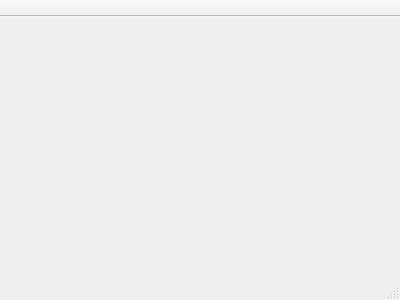
<?xml version="1.0" encoding="UTF-8"?>
<ui version="4.0">
 <class>MainWindow</class>
 <widget class="QMainWindow" name="MainWindow">
  <property name="geometry">
   <rect>
    <x>0</x>
    <y>0</y>
    <width>400</width>
    <height>300</height>
   </rect>
  </property>
  <property name="windowTitle">
   <string>Magic Dashboard!</string>
  </property>
  <widget class="LogForm" name="centralWidget"/>
  <widget class="QMenuBar" name="menuBar">
   <property name="geometry">
    <rect>
     <x>0</x>
     <y>0</y>
     <width>400</width>
     <height>21</height>
    </rect>
   </property>
  </widget>
  <widget class="QToolBar" name="mainToolBar">
   <property name="movable">
    <bool>false</bool>
   </property>
   <property name="floatable">
    <bool>false</bool>
   </property>
   <attribute name="toolBarArea">
    <enum>TopToolBarArea</enum>
   </attribute>
   <attribute name="toolBarBreak">
    <bool>false</bool>
   </attribute>
  </widget>
  <widget class="QStatusBar" name="statusBar"/>
 </widget>
 <layoutdefault spacing="6" margin="11"/>
 <customwidgets>
  <customwidget>
   <class>LogForm</class>
   <extends>QWidget</extends>
   <header>views/logform.h</header>
   <container>1</container>
  </customwidget>
 </customwidgets>
 <resources/>
 <connections/>
</ui>
